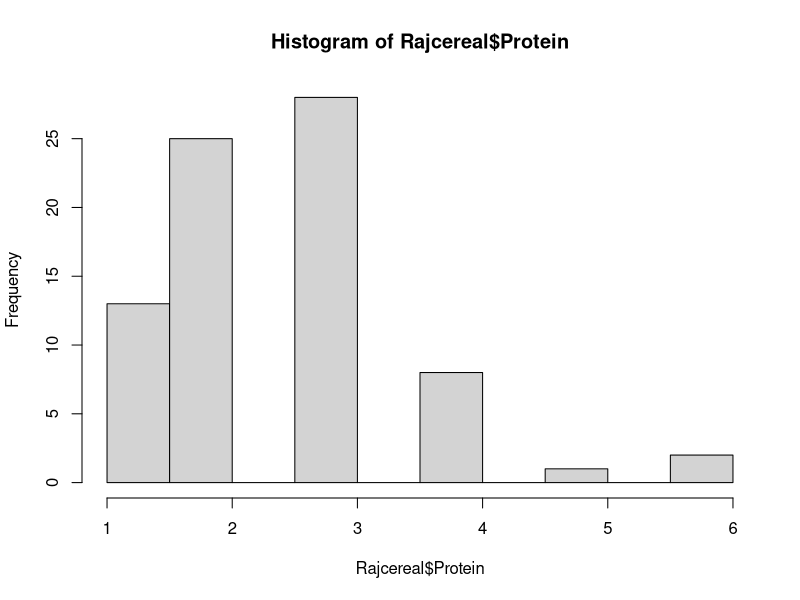
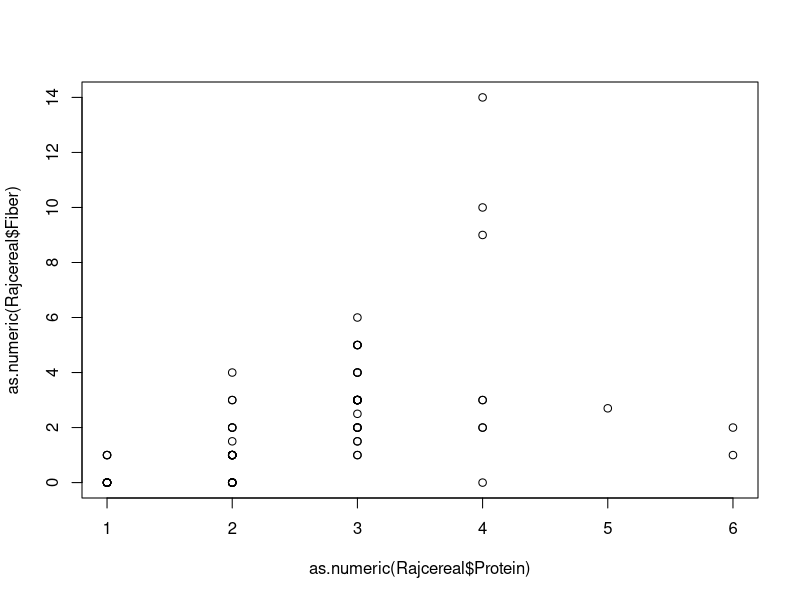
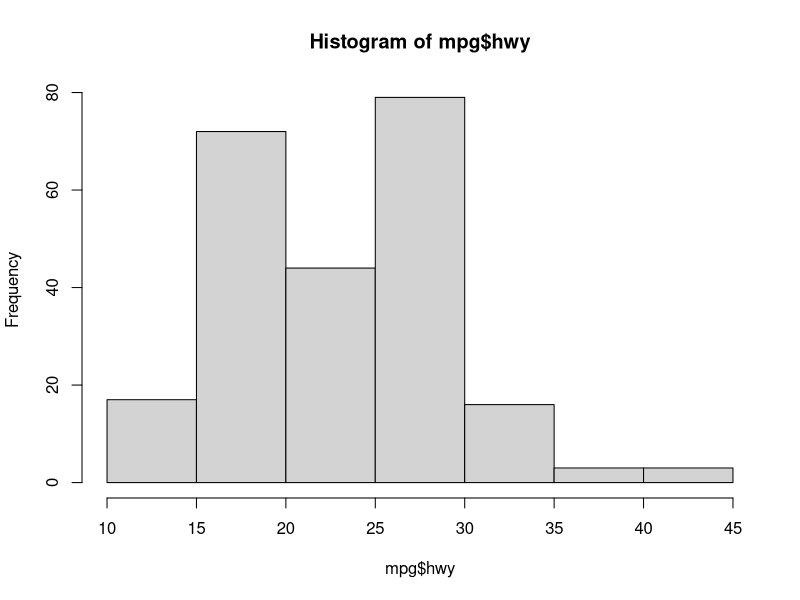
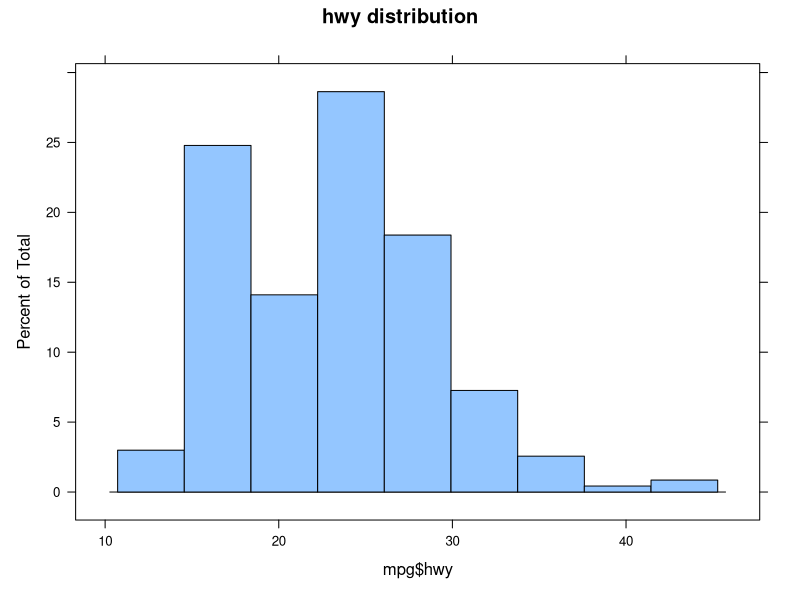
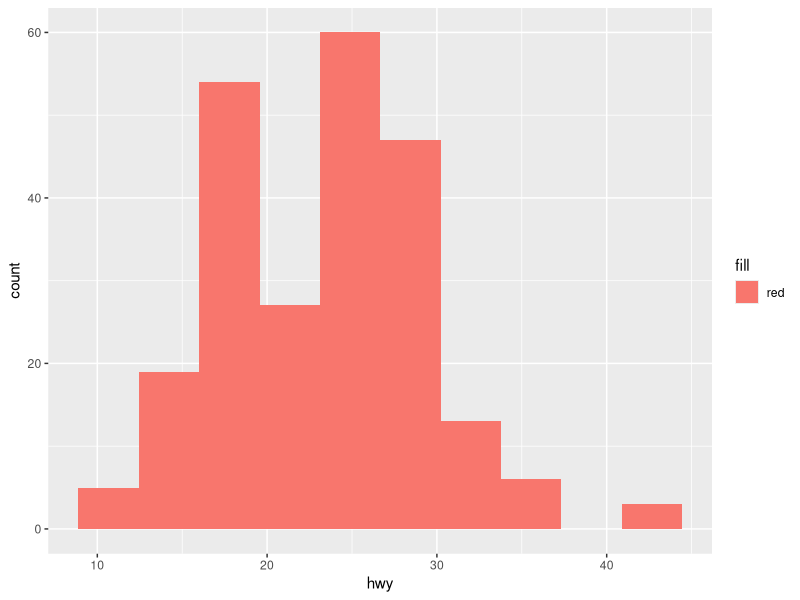
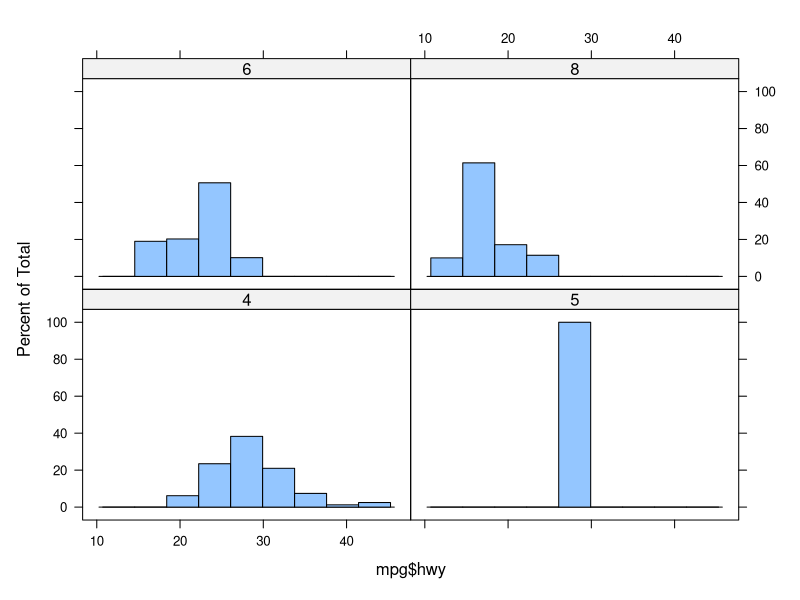
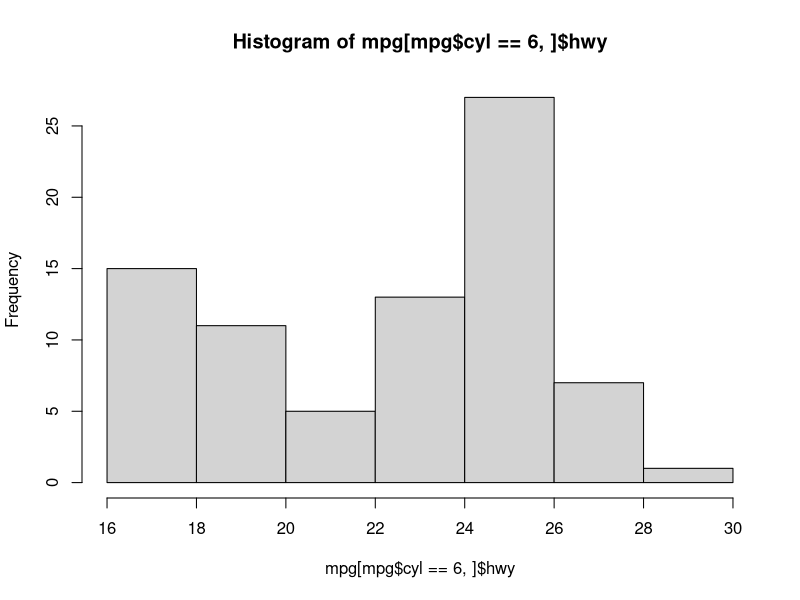
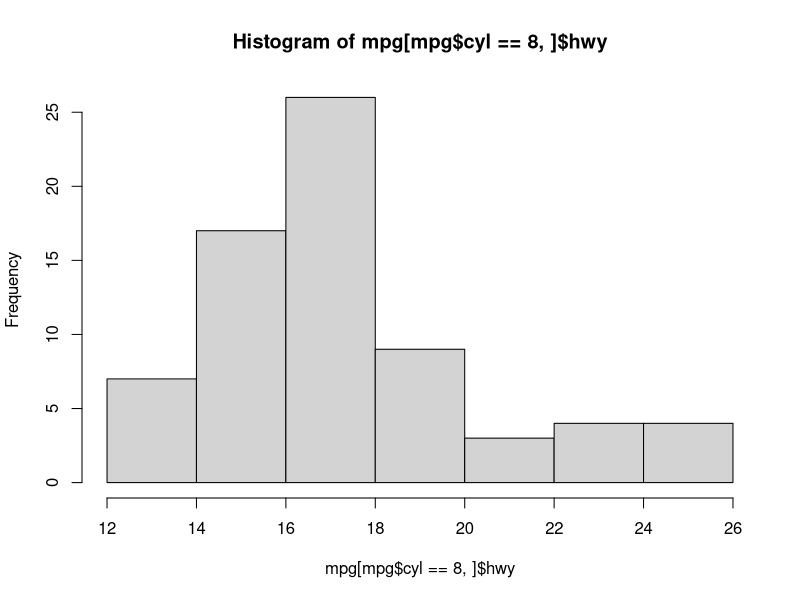

These charts were generated, in order, by the following R code:
## ---- chunk 1
Rajcereal = read.csv('cereals.CSV',header = TRUE, sep = ',')
Rajcereal
mean(Rajcereal$Protein)
sd(Rajcereal$Protein)

hist(Rajcereal$Protein)

Rajcereal[Rajcereal$Protein>5,]




## ---- chunk 2
#relation between calories and Type
table(Rajcereal$Type)
mean(Rajcereal$Calories)
sd(Rajcereal$Calories)

#relation between protein and fiber
#plot(Rajcereal$Protein, Rajcereal$Fiber)
plot(as.numeric(Rajcereal$Protein), as.numeric(Rajcereal$Fiber))

## ---- chunk 3
#install.packages('lattice')
#install.packages('ggplot2')
require(lattice)
require(ggplot2)
require(datasets)

## ---- chunk 4
mpg
hist(mpg$hwy)
histogram(mpg$hwy, main = 'hwy distribution')
ggplot(mpg)+geom_histogram(aes(x=hwy, fill = 'red'), bins = 10)
## ---- chunk 5
histogram(~mpg$hwy | as.factor(mpg$cyl))
hist(mpg[mpg$cyl==6,]$hwy)
hist(mpg[mpg$cyl==8,]$hwy)
hist(mpg[mpg$cyl==4,]$hwy)

## ---- chunk 6
xyplot(mpg$hwy~mpg$cty)
histogram(~hwy, data = mpg)
#histogram(~hwy | as.factor(year), data = mpg)
## ---- chunk 7
histogram(~hwy | as.factor(year) + as.factor(cyl), data = mpg)
## ---- chunk 8
# desnityplot = throw rope on a histogram lol
densityplot(~hwy, data = mpg)
densityplot(~hwy+cty, data = mpg)

# why is the densityplot like a lama hump
